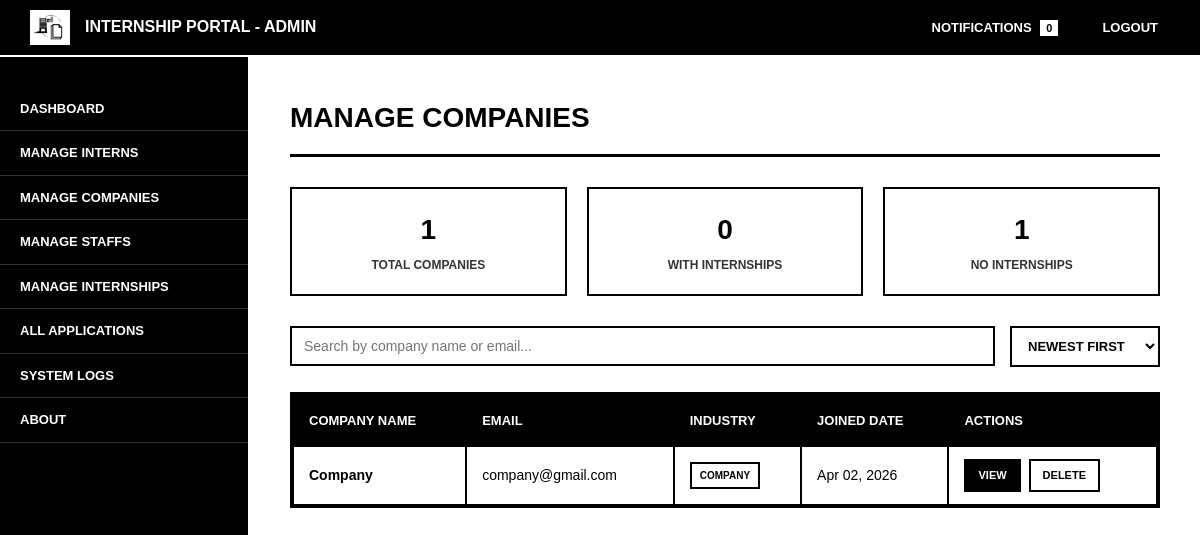
Before: /admin/manage_companies.php (signed in) with the older database file.
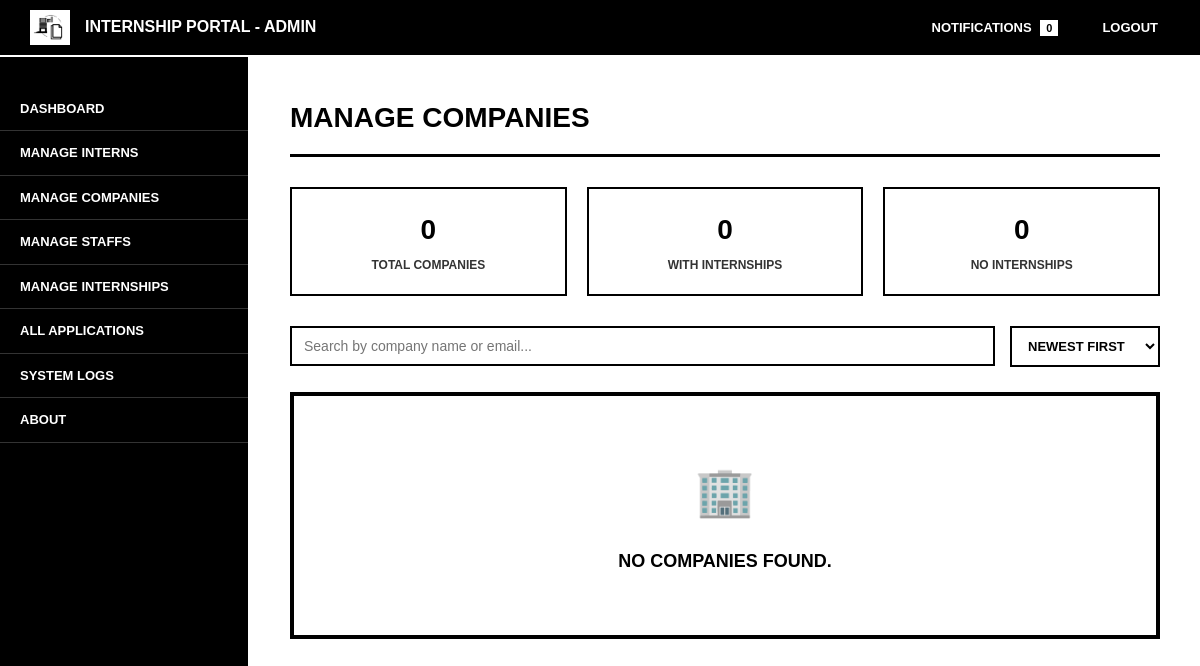
After: the same page with the newer database file.
### tables this page shows
CREATE TABLE `companies` (
  `company_id` int(11) NOT NULL,
  `company_name` varchar(255) NOT NULL,
  `contact_phone` varchar(50) DEFAULT NULL,
  `industry` varchar(100) DEFAULT NULL,
  `contact_person` varchar(100) DEFAULT NULL,
  `website` varchar(150) DEFAULT NULL,
  `description` text DEFAULT NULL,
  `profile_image` varchar(255) DEFAULT 'default.png',
  `contact_email` varchar(255) DEFAULT NULL,
  `created_at` timestamp NOT NULL DEFAULT current_timestamp(),
  `updated_at` timestamp NOT NULL DEFAULT current_timestamp() ON UPDATE current_timestamp()
);

### admin/manage_companies.php (the view, shortened to what the changed rows need)
<?php
require_once '../includes/functions.php';
$stmt = $pdo->query("
    SELECT c.*, u.email, u.created_at
    FROM companies c
    LEFT JOIN staffs s ON c.company_id = s.company_id
    LEFT JOIN users u ON s.user_id = u.user_id
    GROUP BY c.company_id
    ORDER BY c.company_id DESC
");
$companies = $stmt->fetchAll();
$totalCompanies = count($companies);
$withInternships = 0;
?>
<!DOCTYPE html>
<html>
<head>
    <link rel="stylesheet" href="../assets/css/admin_company.css">
    <link rel="stylesheet" href="../assets/css/logout_modal.css">
    <link rel="stylesheet" href="../assets/css/delete_modal.css">
</head>
<body>
    <div class="wrapper">
        <div class="main-content">
            <h2>Manage Companies</h2>
            <div class="stats-cards">
                <div class="stat-card">
                    <h3><?= $totalCompanies ?></h3>
                    <p>Total Companies</p>
                </div>
                <div class="stat-card">
                    <h3><?= $totalCompanies - $withInternships ?></h3>
                    <p>No Internships</p>
                </div>
            </div>
            <div class="table-container">
                <?php if (count($companies) > 0): ?>
                    <table id="companiesTable">
                        <thead>
                            <tr>
                                <th>Company Name</th>
                                <th>Email</th>
                                <th>Industry</th>
                                <th>Joined Date</th>
                                <th>Actions</th>
                            </tr>
                        </thead>
                        <tbody>
                            <?php foreach ($companies as $company): ?>
                                <tr>
                                    <td><strong><?= htmlspecialchars($company['company_name']) ?></strong></td>
                                    <td><?= htmlspecialchars($company['email']) ?></td>
                                    <td>
                                        <?php if (!empty($company['industry'])): ?>
                                            <span class="industry-badge"><?= htmlspecialchars($company['industry']) ?></span>
                                        <?php else: ?>
                                            <span class="industry-badge">Not Specified</span>
                                        <?php endif; ?>
                                    </td>
                                    <td><?= date('M d, Y', strtotime($company['created_at'])) ?></td>
                                    <td>
                                        <div class="action-buttons">
                                            <a href="view_company.php?id=<?= $company['company_id'] ?>"
                                                class="btn-action btn-view">View</a>
                                            <a href="#" class="btn-action btn-delete" onclick="openDeleteCompanyModal(
<?= $company['company_id'] ?>,
'<?= htmlspecialchars($company['company_name']) ?>',
'<?= htmlspecialchars($company['email']) ?>'
); return false;">
                                                Delete
                                            </a>
                                        </div>
                                    </td>
                                </tr>
                            <?php endforeach; ?>
                        </tbody>
                    </table>
                <?php else: ?>
                    <div class="no-results">
                        No companies found.
                    </div>
                <?php endif; ?>
            </div>
        </div>
    </div>
</body>
</html>

Changed rows visible on the page:
removed companies: company_name "Company", email "company@gmail.com", industry "COMPANY", created_at "Apr 02, 2026"
Other visible differences:
$totalCompanies: "1" → "0"
$totalCompanies - $withInternships: "1" → "0"
text no longer shown: "COMPANY NAME EMAIL INDUSTRY JOINED DATE ACTIONS"
text now shown: "NO COMPANIES FOUND."
